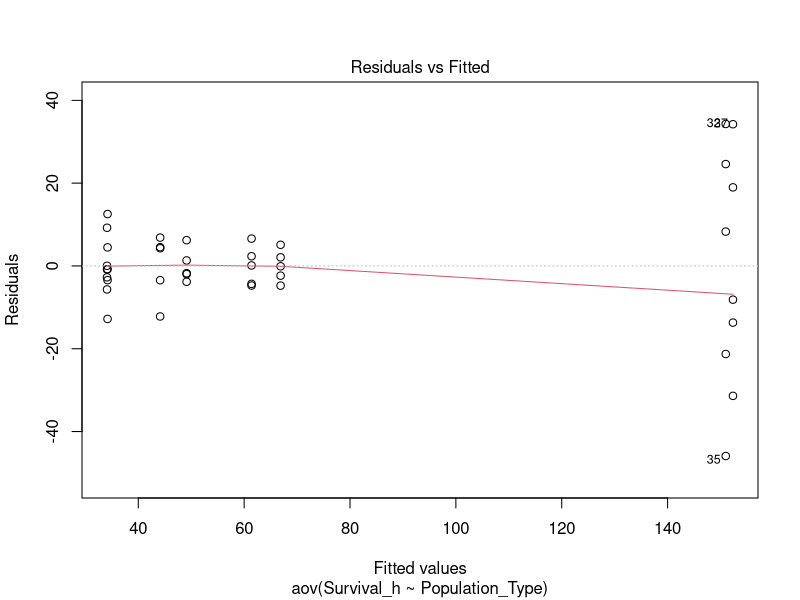
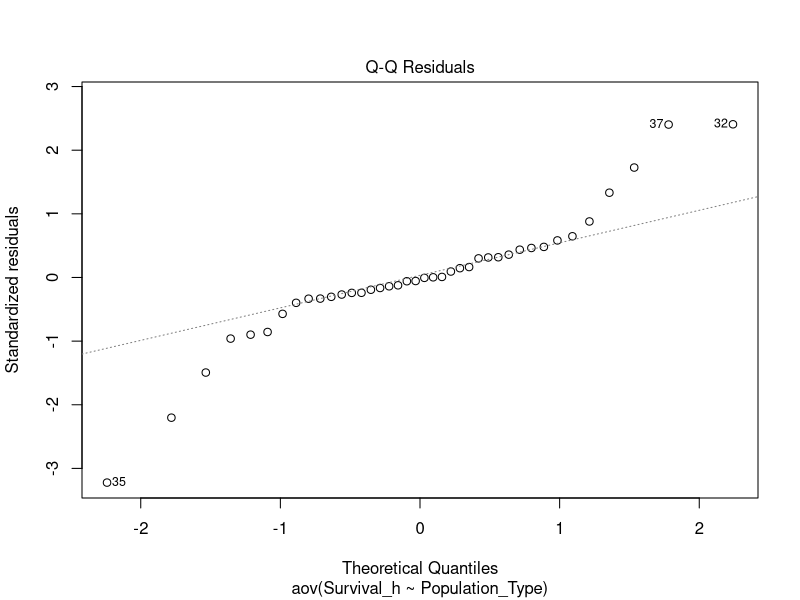
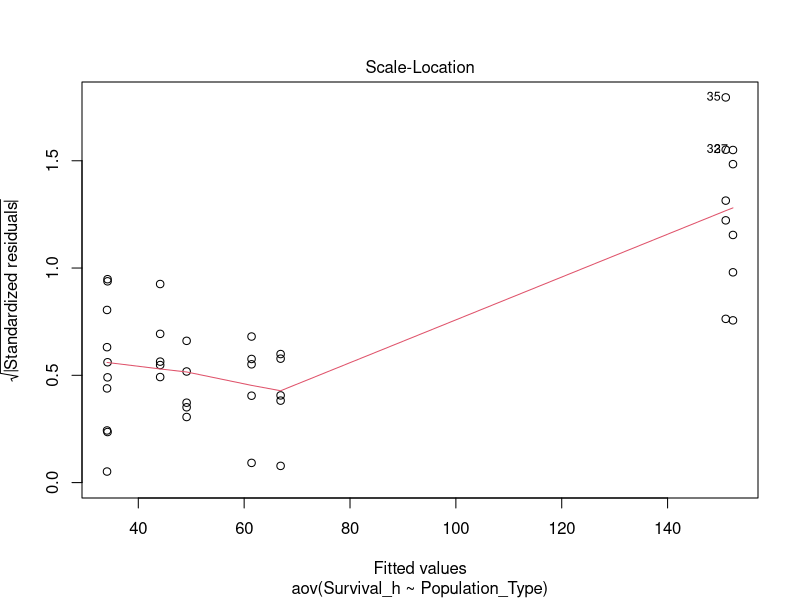
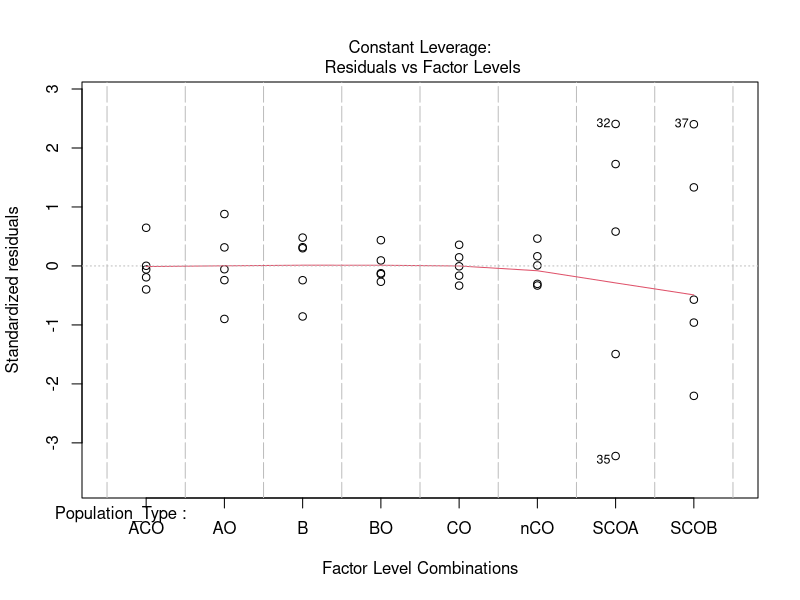
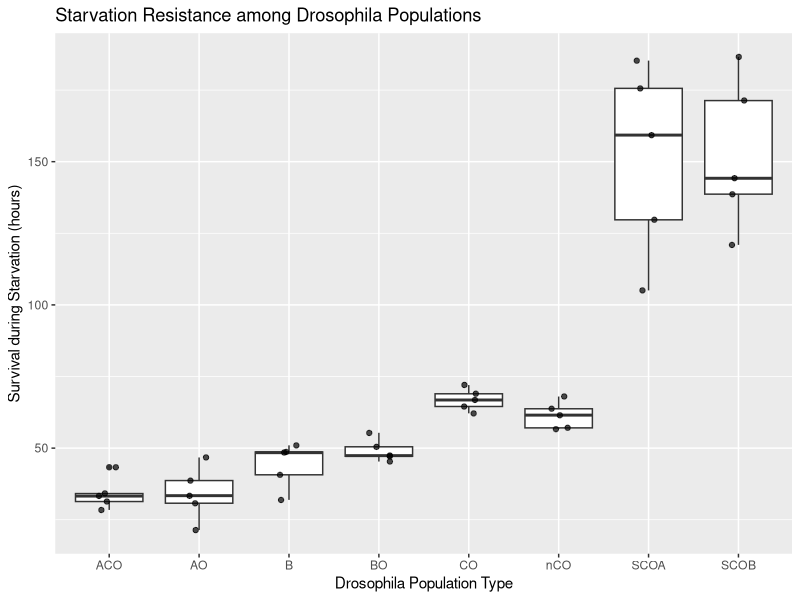
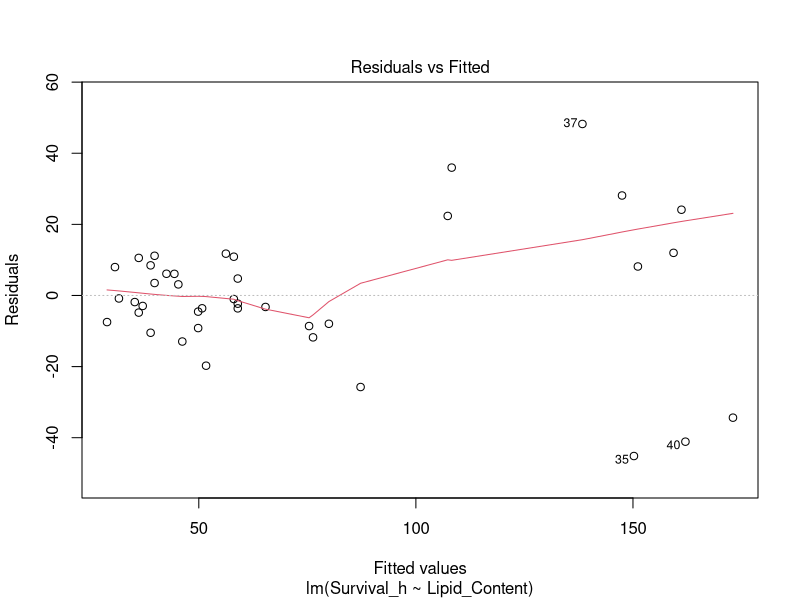
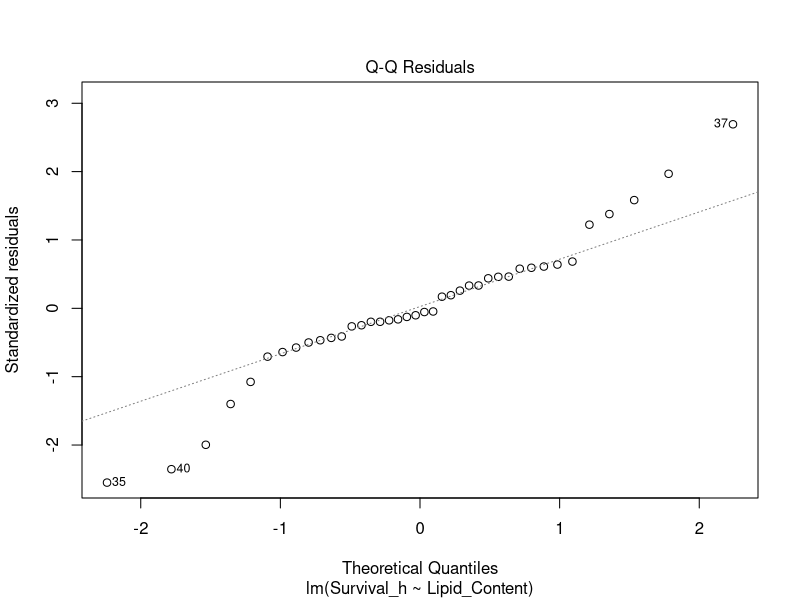
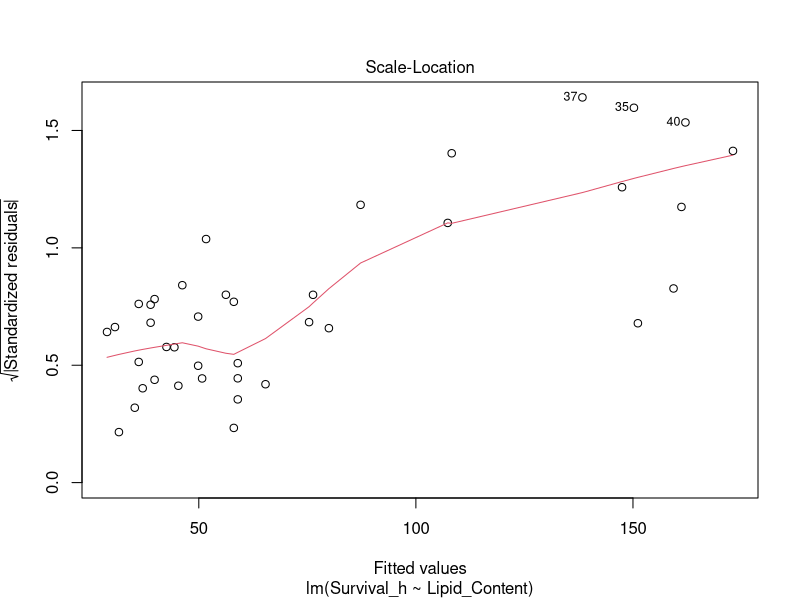

These charts were generated, in order, by the following R code:
## ---- chunk 1
#Load packages
library(tidyverse)
library(readxl)
## ---- chunk 2
#Read the Drosophila population data
fly_raw <- read_excel("22044appendix_pages1-2 copy.xlsx",
                      sheet = "Table S1")
#Check names of the columns
names(fly_raw)

#Clean population names and prepare variables
fly_data <- fly_raw |>
  mutate(
    Population_Type = str_remove(Population, "[0-9]+"),
    Survival_h = as.numeric(Survival_during_Starvation_h),
    Lipid_Content = as.numeric(`Lipid_Content_mg/fly`)
    #R may process "/" as division sign. Use ``
  )

#Select populations relevant to this analysis
lab_populations <- c("ACO", "AO", "B", "BO", "CO", "nCO", "SCOA", "SCOB")
fly_data <- fly_data |> 
  filter(Population_Type %in% lab_populations) 

#data<- fly_raw |> 
#  separate(Population, 
#           into = c("text", "num"), 
#           sep = "(?<=[A-Za-z])(?=[0-9])" ) 
# Another way to separate secection regime and replicates
#data
fly_data
# The analysis focuses on eight population types: ACO, AO, B, BO, CO, nCO, SCOA, and SCOB. These populations were selected based on the scope of the laboratory project. TSO and TDO were not included in this analysis.
## ---- chunk 3
#Summary table for starvation resistance
fly_data |>
  group_by(Population_Type) |>
  summarise(
    n = sum(!is.na(Survival_h)),
    Mean_Survival = mean(Survival_h, na.rm = TRUE),
    SD_Survival = sd(Survival_h, na.rm = TRUE),
    .groups = "drop"
  )

#separate()
## ---- chunk 4
#Summary table for lipid content
fly_data |>
  group_by(Population_Type) |>
  summarise(
    n = sum(!is.na(Lipid_Content)),
    Mean_Lipid = mean(Lipid_Content, na.rm = TRUE),
    SD_Lipid = sd(Lipid_Content, na.rm = TRUE),
    .groups = "drop"
  )
## ---- chunk 5
#Run one-way ANOVA
star_aov <- aov(Survival_h ~ Population_Type, data = fly_data)
anova(star_aov)

#Diagnostic plots
plot(star_aov)
# The Q-Q plot also showed deviations at both tails.

#Check normality of residuals
shapiro.test(residuals(star_aov))
#The Shapiro-Wilk test indicated that the residuals deviated significantly from normality (W = 0.907, p = 0.0032).

# Check homogeneity of variances
bartlett.test(Survival_h ~ Population_Type, data = fly_data)
#Bartlett's test indicated unequal variances among population types (K-squared = 37.131, df = 7, p < 0.001).

#The normality and homogeneity of variance assumptions were not satisfied. The ANOVA results should be interpreted with caution.

# Post-hoc comparisons
TukeyHSD(star_aov)
#Tukey's HSD showed that SCOA and SCOB had significantly higher starvation resistance than all other population types, but did not differ significantly from each other. This is consistent with their selection history involving repeated starvation exposure before reproduction.
#ACO and AO also differed significantly from CO. This may be related to differences in their selection regimes and generation cycles.
#nCO did not differ significantly from CO or ACO/AO. One possible explanation is that nCO has experienced fewer generations of selection than CO, although this requires further investigation.

summary(star_aov)
## ---- chunk 6
#Boxplot of starvation resistance among population types
ggplot(fly_data, aes(x = Population_Type, y = Survival_h)) +
  geom_boxplot() +
  geom_jitter(width = 0.15, alpha = 0.7) +
  labs(
    x = "Drosophila Population Type",
    y = "Survival during Starvation (hours)",
    title = "Starvation Resistance among Drosophila Populations"
  ) 
## ---- chunk 7
#Fit linear regression model
star_lm <- lm(Survival_h ~ Lipid_Content, data = fly_data)
summary(star_lm)
#Lipid content showed a strong positive relationship with starvation survival (slope = 912.44, SE = 60.24, t = 15.15, p < 0.001).
#The model explained approximately 85.8% of the variation in starvation survival (R-squared = 0.858).

#Check normality of residuals
shapiro.test(residuals(star_lm))
#The Shapiro-Wilk test did not detect a significant deviation from normality in the residuals (W = 0.959, p = 0.149).

#Diagnostic plots
plot(star_lm)
#The Q-Q plot showed some deviations from the reference line, particularly in the tails.

#calculating regression coefficients
coef(star_lm)[2] #slope
coef(star_lm)[1] #y-intercept


#Populations with higher lipid content tended to have longer starvation survival.
# SCOA and SCOB showed notably higher lipid content and starvation survival than the other population types. This pattern may be associated with differences in selection history and physiological traits.
# However, the overall relationship may partly reflect differences among population types rather than variation within each population type.
## ---- chunk 8
#Scatterplot with regression line
ggplot(fly_data, aes(x = Lipid_Content, y = Survival_h)) +
  geom_point(size = 2) +
  geom_smooth(method = "lm", se = TRUE) +
  geom_text(x = 0.04, y = 170,
            label = paste(
              "R-squared =", round(summary(star_lm)$r.squared, 3),
              "\ny =", round(coef(star_lm)[2],3),
              "x +", round(coef(star_lm)[1], 3))) +
  labs(
    x = "Lipid Content (mg/fly)",
    y = "Survival during Starvation (hours)",
    title = "Relationship between Lipid Content and Starvation Resistance"
  )
